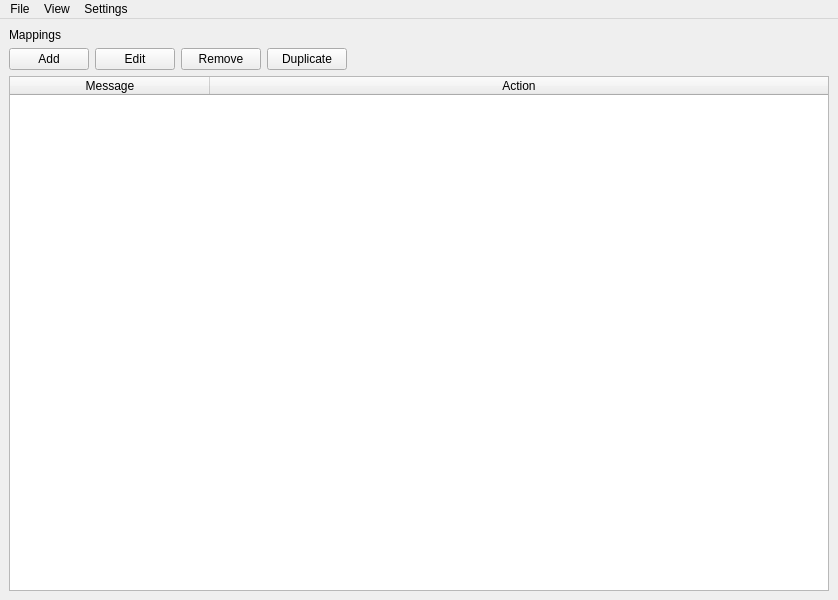
<?xml version="1.0" encoding="UTF-8"?>
<ui version="4.0">
 <class>MainWindow</class>
 <widget class="QMainWindow" name="MainWindow">
  <property name="geometry">
   <rect>
    <x>0</x>
    <y>0</y>
    <width>838</width>
    <height>600</height>
   </rect>
  </property>
  <property name="windowTitle">
   <string>Midi Mapper</string>
  </property>
  <widget class="QWidget" name="centralwidget">
   <layout class="QVBoxLayout" name="verticalLayout">
    <item>
     <widget class="QLabel" name="label">
      <property name="text">
       <string>Mappings</string>
      </property>
     </widget>
    </item>
    <item>
     <layout class="QHBoxLayout" name="horizontalLayout">
      <item>
       <widget class="QPushButton" name="addButton">
        <property name="text">
         <string>Add</string>
        </property>
       </widget>
      </item>
      <item>
       <widget class="QPushButton" name="editButton">
        <property name="text">
         <string>Edit</string>
        </property>
       </widget>
      </item>
      <item>
       <widget class="QPushButton" name="removeButton">
        <property name="text">
         <string>Remove</string>
        </property>
       </widget>
      </item>
      <item>
       <widget class="QPushButton" name="duplicateButton">
        <property name="text">
         <string>Duplicate</string>
        </property>
       </widget>
      </item>
      <item>
       <spacer name="horizontalSpacer">
        <property name="orientation">
         <enum>Qt::Horizontal</enum>
        </property>
        <property name="sizeHint" stdset="0">
         <size>
          <width>40</width>
          <height>20</height>
         </size>
        </property>
       </spacer>
      </item>
     </layout>
    </item>
    <item>
     <widget class="MidiMapTableWidget" name="mapList">
      <property name="editTriggers">
       <set>QAbstractItemView::NoEditTriggers</set>
      </property>
      <property name="rowCount">
       <number>0</number>
      </property>
      <property name="columnCount">
       <number>2</number>
      </property>
      <attribute name="horizontalHeaderCascadingSectionResizes">
       <bool>true</bool>
      </attribute>
      <attribute name="horizontalHeaderDefaultSectionSize">
       <number>200</number>
      </attribute>
      <attribute name="horizontalHeaderMinimumSectionSize">
       <number>200</number>
      </attribute>
      <attribute name="horizontalHeaderStretchLastSection">
       <bool>true</bool>
      </attribute>
      <attribute name="verticalHeaderVisible">
       <bool>false</bool>
      </attribute>
      <column>
       <property name="text">
        <string>Message</string>
       </property>
      </column>
      <column>
       <property name="text">
        <string>Action</string>
       </property>
      </column>
     </widget>
    </item>
   </layout>
  </widget>
  <widget class="QMenuBar" name="menubar">
   <property name="geometry">
    <rect>
     <x>0</x>
     <y>0</y>
     <width>838</width>
     <height>25</height>
    </rect>
   </property>
   <widget class="QMenu" name="menuFile">
    <property name="title">
     <string>File</string>
    </property>
    <addaction name="actionExit"/>
   </widget>
   <widget class="QMenu" name="menuSettings">
    <property name="title">
     <string>Settings</string>
    </property>
    <addaction name="actionMidi"/>
   </widget>
   <widget class="QMenu" name="menuView">
    <property name="title">
     <string>View</string>
    </property>
    <addaction name="actionLog"/>
   </widget>
   <addaction name="menuFile"/>
   <addaction name="menuView"/>
   <addaction name="menuSettings"/>
  </widget>
  <action name="actionMidi">
   <property name="text">
    <string>Midi Ports</string>
   </property>
  </action>
  <action name="actionExit">
   <property name="text">
    <string>Exit</string>
   </property>
  </action>
  <action name="actionLog">
   <property name="text">
    <string>Log</string>
   </property>
  </action>
 </widget>
 <customwidgets>
  <customwidget>
   <class>MidiMapTableWidget</class>
   <extends>QTableWidget</extends>
   <header>gui/MidiMapTableWidget.h</header>
  </customwidget>
 </customwidgets>
 <resources/>
 <connections>
  <connection>
   <sender>actionExit</sender>
   <signal>triggered()</signal>
   <receiver>MainWindow</receiver>
   <slot>close()</slot>
   <hints>
    <hint type="sourcelabel">
     <x>-1</x>
     <y>-1</y>
    </hint>
    <hint type="destinationlabel">
     <x>399</x>
     <y>299</y>
    </hint>
   </hints>
  </connection>
  <connection>
   <sender>actionMidi</sender>
   <signal>triggered()</signal>
   <receiver>MainWindow</receiver>
   <slot>showMidiWindow()</slot>
   <hints>
    <hint type="sourcelabel">
     <x>-1</x>
     <y>-1</y>
    </hint>
    <hint type="destinationlabel">
     <x>399</x>
     <y>299</y>
    </hint>
   </hints>
  </connection>
  <connection>
   <sender>addButton</sender>
   <signal>pressed()</signal>
   <receiver>MainWindow</receiver>
   <slot>addMap()</slot>
   <hints>
    <hint type="sourcelabel">
     <x>52</x>
     <y>69</y>
    </hint>
    <hint type="destinationlabel">
     <x>399</x>
     <y>299</y>
    </hint>
   </hints>
  </connection>
  <connection>
   <sender>editButton</sender>
   <signal>pressed()</signal>
   <receiver>MainWindow</receiver>
   <slot>editMap()</slot>
   <hints>
    <hint type="sourcelabel">
     <x>143</x>
     <y>69</y>
    </hint>
    <hint type="destinationlabel">
     <x>399</x>
     <y>299</y>
    </hint>
   </hints>
  </connection>
  <connection>
   <sender>removeButton</sender>
   <signal>pressed()</signal>
   <receiver>MainWindow</receiver>
   <slot>removeMap()</slot>
   <hints>
    <hint type="sourcelabel">
     <x>234</x>
     <y>69</y>
    </hint>
    <hint type="destinationlabel">
     <x>418</x>
     <y>299</y>
    </hint>
   </hints>
  </connection>
  <connection>
   <sender>duplicateButton</sender>
   <signal>pressed()</signal>
   <receiver>MainWindow</receiver>
   <slot>duplicateMap()</slot>
   <hints>
    <hint type="sourcelabel">
     <x>325</x>
     <y>69</y>
    </hint>
    <hint type="destinationlabel">
     <x>418</x>
     <y>299</y>
    </hint>
   </hints>
  </connection>
  <connection>
   <sender>actionLog</sender>
   <signal>triggered()</signal>
   <receiver>MainWindow</receiver>
   <slot>showLog()</slot>
   <hints>
    <hint type="sourcelabel">
     <x>-1</x>
     <y>-1</y>
    </hint>
    <hint type="destinationlabel">
     <x>418</x>
     <y>299</y>
    </hint>
   </hints>
  </connection>
 </connections>
 <slots>
  <slot>showMidiWindow()</slot>
  <slot>addMap()</slot>
  <slot>editMap()</slot>
  <slot>removeMap()</slot>
  <slot>duplicateMap()</slot>
  <slot>showLog()</slot>
 </slots>
</ui>
